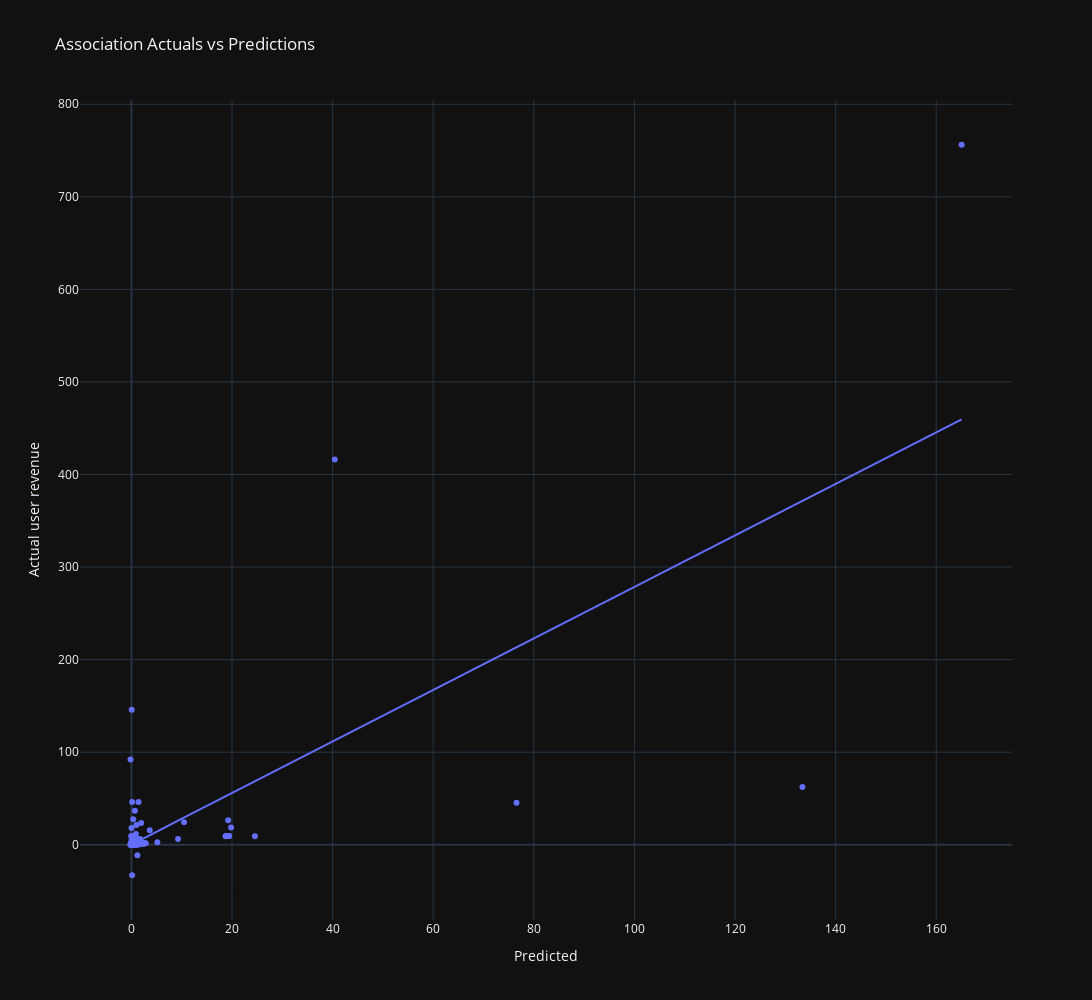

Write notebook code for a chart like this one.
### Code cell
import plotly.express as px
import pandas as pd

pdf = pd.DataFrame({'y_test': y_test, 'predictions': predictions}).sample(700)

# Create a scatter plot with color-coded categories
fig = px.scatter(pdf, x = 'predictions', y = 'y_test', title = 'Association Actuals vs Predictions', trendline='ols',
                 labels = {'predictions': 'X-axis Label', 'y_test': 'Y-axis Label'},
                 template = 'plotly_dark',  # Choose a dark template for a professional look
                 hover_data = ['predictions', 'y_test'],  # Additional information on hover
                #  marginal_x = 'box',  # Display box plot on the x-axis
                #  marginal_y = 'violin'  # Display violin plot on the y-axis
                 )

# Customize the layout
fig.update_layout(
    width=1500,  # Set the width in pixels
    height=1000,  # Set the height in pixels
    xaxis = dict(title_text = 'Predicted'),
    yaxis = dict(title_text = 'Actual user revenue'),
    legend = dict(title = 'Legend Title'),
    showlegend = True
)

# Show the plot
fig.show()

### Figure 1 — Plotly figure (JSON) as saved in the notebook; plotly's stock layout.template omitted (floating-point values rounded to 4 significant figures; data arrays with more than 128 entries replaced by an {"elided": "..."} marker saying what was removed)
{"data": [{"hovertemplate": "X-axis Label=%{x}<br>Y-axis Label=%{y}<extra></extra>", "legendgroup": "", "marker": {"color": "#636efa", "symbol": "circle"}, "mode": "markers", "name": "", "orientation": "v", "showlegend": false, "type": "scatter", "x": {"elided": "700 float values"}, "xaxis": "x", "y": {"elided": "700 float values"}, "yaxis": "y"}, {"hovertemplate": "<b>OLS trendline</b><br>y_test = 2.7835 * predictions + 0.167404<br>R<sup>2</sup>=0.544671<br><br>X-axis Label=%{x}<br>Y-axis Label=%{y} <b>(trend)</b><extra></extra>", "legendgroup": "", "marker": {"color": "#636efa", "symbol": "circle"}, "mode": "lines", "name": "", "showlegend": false, "type": "scatter", "x": {"elided": "700 float values"}, "xaxis": "x", "y": {"elided": "700 float values"}, "yaxis": "y"}], "layout": {"height": 1000, "legend": {"title": {"text": "Legend Title"}, "tracegroupgap": 0}, "showlegend": true, "title": {"text": "Association Actuals vs Predictions"}, "width": 1500, "xaxis": {"anchor": "y", "domain": [0, 1], "title": {"text": "Predicted"}}, "yaxis": {"anchor": "x", "domain": [0, 1], "title": {"text": "Actual user revenue"}}}}
